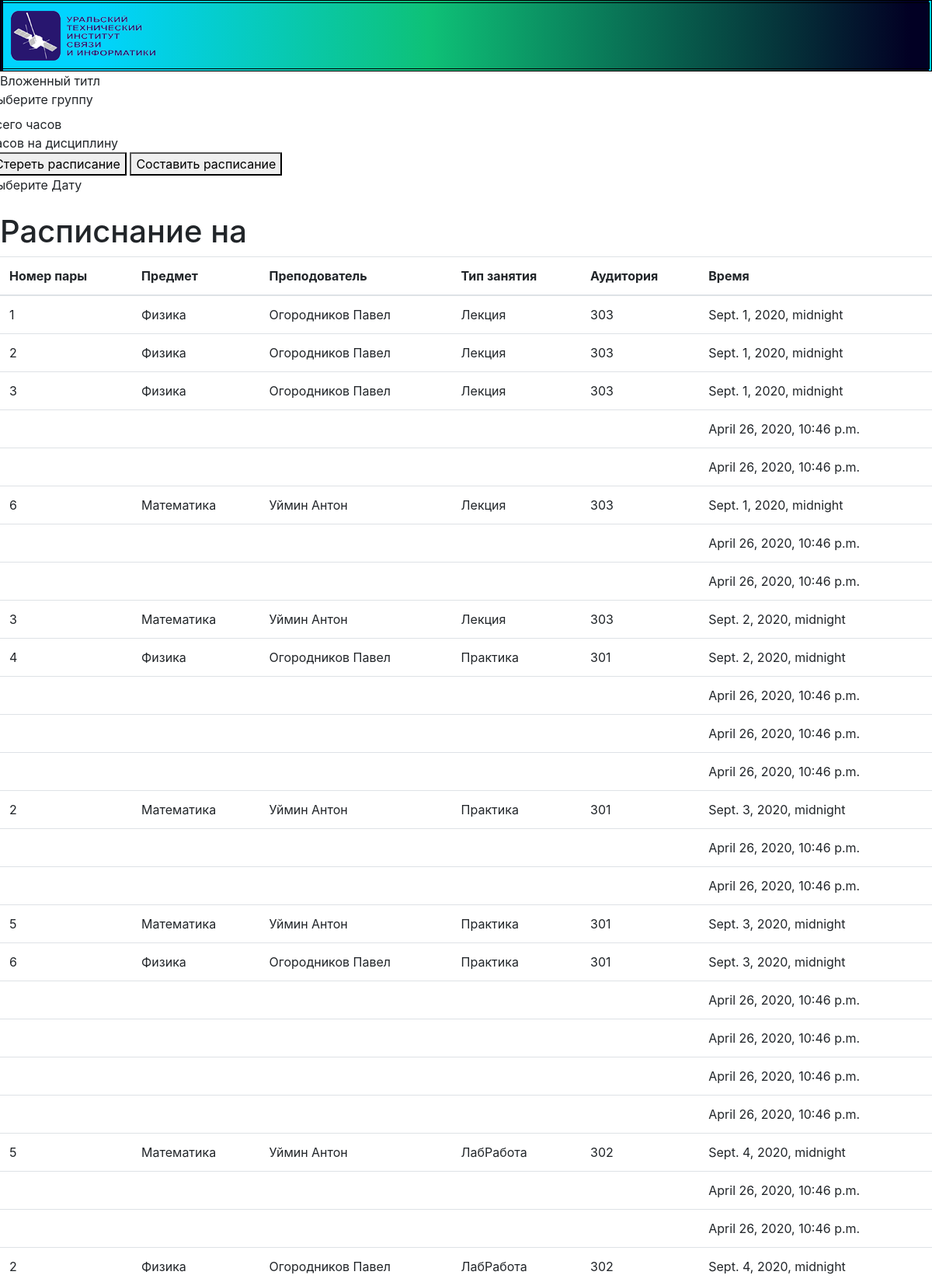
The page / (upper part) on the database its author committed.
### MainApp/models.py (models this page shows)
class MainTable(models.Model):
    STATUS_CHOICES = (
        ('draft', 'Draft'),
        ('published', 'Published'),
    )
    NLecii = models.CharField(max_length=250, null=True)
    Predmet = models.CharField(max_length=250, null=True)
    Prepod = models.CharField(max_length=250, null=True)
    Podgruppa = models.CharField(max_length=250, null=True)
    vremya = models.DateTimeField(null=False)
    Auditoriya = models.CharField(max_length=250, null=True)
    status = models.CharField(max_length=10, choices=STATUS_CHOICES, default='draft')
    teacherId = models.ForeignKey(
        settings.AUTH_USER_MODEL,
        on_delete=models.CASCADE,
        null=True
    )

### MainApp/views.py (the view, shortened to what this page needs)
# urls.py: url('', views.Main_list, name='Main_list'),
def Main_list(request):
    if request.method == 'POST' and 'erase' in request.POST:
        MainTable.objects.all().delete()
        group1 = studyPlanPE61.objects.all()
        for x in range(len(group1)):
            group1[x].remaningLectures=group1[x].hours
            group1[x].save()
    Result = MainTable.objects.all()
    return render(request, 'test.html', {'posts': Result, })

### MainApp/templates/test.html (shortened to what this page needs)
{% load static %}
<!DOCTYPE html>
<html>
<head>
    <link  href="{% static 'css/bootstrap.css' %}" rel="stylesheet"  type="text/css">
    <link  href="{% static 'css/bootstrap-grid.css' %}" rel="stylesheet"  type="text/css">
    <link  href="{% static 'css/main.css' %}" rel="stylesheet"  type="text/css">
</head>
<body>
  <div class="head">
      <img src="{% static 'img/logo_uisi.png' %}">
  </div>
<div id="content">
    {% block content %}
     {% include "list.html" %}
    {% endblock %}
</div>
</body>
</html>

### MainApp/templates/list.html (shortened to what this page needs)
{% block title %}Вложенный титл{% endblock %}
{% block content %}
<div class="row">
    <div class="form-group col-l2">
        <label for="inputState">Выберите группу</label>
        <br>
        <div> всего часов {{tests}}<br>
            часов на дисциплину
        </div>
        <form action="{%url 'Main_list' %}" method="post">
            <button type="submit" name="erase" id="erase">Стереть расписание</button>
            <button type="submit" name="fill" id="fill">Составить расписание</button>
        </form>
        <label for="inputState">Выберите Дату</label>
    </div>
</div>
<h1>Расписнание на </h1>
<table class="table">
    <thead>
    <tr>
        <th> Номер пары</th>
        <th>
            Предмет
        </th>
        <th>
            Преподователь
        </th>
        <th>
            Тип занятия
        </th>
        <th>Аудитория</th>
        <th>Время</th>
    </tr>
    </thead>
    <tbody>
    {% for post in posts %}
    <tr>
        <td>{{post.NLecii}}</td>
        <td>{{post.Predmet }}</td>
        <td>{{post.Prepod}}</td>
        <td>{{post.Podgruppa}}</td>
        <td>{{post.Auditoriya }}</td>
        <td>{{post.vremya}}</td>
        {% endfor %}
    </tr>
    </tbody>
</table>
{% endblock %}

### MainApp/static/css/main.css (style rules this page uses)
.head { border: 4px double black; background: rgb(0,212,255); background: linear-gradient(90deg, rgba(0,212,255,1) 10%, rgba(14,193,119,1) 46%, rgba(2,0,36,1) 98%); padding: 10px; / }

### rows shown on the page
MainTable: NLecii "1", Predmet "Физика", Prepod "Огородников Павел", Podgruppa "Лекция", Auditoriya "303", vremya "Sept. 1, 2020, midnight"
MainTable: NLecii "2", Predmet "Физика", Prepod "Огородников Павел", Podgruppa "Лекция", Auditoriya "303", vremya "Sept. 1, 2020, midnight"
MainTable: NLecii "3", Predmet "Физика", Prepod "Огородников Павел", Podgruppa "Лекция", Auditoriya "303", vremya "Sept. 1, 2020, midnight"
MainTable: vremya "April 26, 2020, 10:46 p.m."
MainTable: vremya "April 26, 2020, 10:46 p.m."
MainTable: NLecii "6", Predmet "Математика", Prepod "Уймин Антон", Podgruppa "Лекция", Auditoriya "303", vremya "Sept. 1, 2020, midnight"
MainTable: vremya "April 26, 2020, 10:46 p.m."
MainTable: vremya "April 26, 2020, 10:46 p.m."
MainTable: NLecii "3", Predmet "Математика", Prepod "Уймин Антон", Podgruppa "Лекция", Auditoriya "303", vremya "Sept. 2, 2020, midnight"
MainTable: NLecii "4", Predmet "Физика", Prepod "Огородников Павел", Podgruppa "Практика", Auditoriya "301", vremya "Sept. 2, 2020, midnight"
MainTable: vremya "April 26, 2020, 10:46 p.m."
MainTable: vremya "April 26, 2020, 10:46 p.m."
MainTable: vremya "April 26, 2020, 10:46 p.m."
MainTable: NLecii "2", Predmet "Математика", Prepod "Уймин Антон", Podgruppa "Практика", Auditoriya "301", vremya "Sept. 3, 2020, midnight"
MainTable: vremya "April 26, 2020, 10:46 p.m."
MainTable: vremya "April 26, 2020, 10:46 p.m."
MainTable: NLecii "5", Predmet "Математика", Prepod "Уймин Антон", Podgruppa "Практика", Auditoriya "301", vremya "Sept. 3, 2020, midnight"
MainTable: NLecii "6", Predmet "Физика", Prepod "Огородников Павел", Podgruppa "Практика", Auditoriya "301", vremya "Sept. 3, 2020, midnight"
MainTable: vremya "April 26, 2020, 10:46 p.m."
MainTable: vremya "April 26, 2020, 10:46 p.m."
MainTable: vremya "April 26, 2020, 10:46 p.m."
MainTable: vremya "April 26, 2020, 10:46 p.m."
MainTable: NLecii "5", Predmet "Математика", Prepod "Уймин Антон", Podgruppa "ЛабРабота", Auditoriya "302", vremya "Sept. 4, 2020, midnight"
MainTable: vremya "April 26, 2020, 10:46 p.m."
MainTable: vremya "April 26, 2020, 10:46 p.m."
MainTable: NLecii "2", Predmet "Физика", Prepod "Огородников Павел", Podgruppa "ЛабРабота", Auditoriya "302", vremya "Sept. 4, 2020, midnight"
